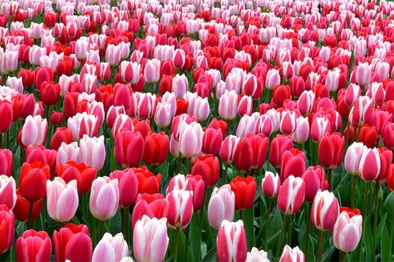
#> input picture dataset/a1.jpg, 394 x 262 px, shrunk from 600 x 400 before the run, found by its file name; its folder holds 4 pictures in this run
$ python test.py
#> lines starting #> are read from the running program, lines starting #| are printed output that depends on the picture
from turtle import color
from scipy.spatial import distance as dist
import matplotlib.pyplot as plt
import numpy as np
import cv2
import os
import math
index = {}
images = {}

path_dir = r"DATASET/"

images = []
hists = []
for image_name in os.listdir(path_dir):
    image_path = path_dir  + image_name
    image = cv2.imread(image_path)
#> image is the input picture: shape (262, 394, 3); mean B, G, R 104, 91.4, 175.2
    images.append(image)
    image = cv2.cvtColor(image, cv2.COLOR_BGR2RGB)
    hist = cv2.calcHist([image], [0, 1, 2], None, [8, 8, 8], [0, 256, 0, 256, 0, 256])
    hists.append(hist)

# [12 lines of commented-out code are left out]


OPENCV_METHODS = (
	("Correlation", cv2.HISTCMP_CORREL),
	("Chi-Squared", cv2.HISTCMP_CHISQR),
	("Intersection", cv2.HISTCMP_INTERSECT),
	("Hellinger", cv2.HISTCMP_BHATTACHARYYA))
#> OPENCV_METHODS = (('Correlation', 0), ('Chi-Squared', 1), ('Intersection', 2), ('Hellinger', 3))
# loop over the comparison methods
for (methodName, method) in OPENCV_METHODS:
	# initialize the results dictionary and the sort
	# direction
	results = {}
	reverse = False
	# if we are using the correlation or intersection
	# method, then sort the results in reverse order
	if methodName in ("Correlation", "Intersection"):
		reverse = True

	for i in range (0, len(hists)-1):
		# compute the distance between the two histograms
		# using the method and update the results dictionary
		d = round(cv2.compareHist(hists[0], hists[i], method),2)
		results.update({i:d})
#> this loop made 4 passes
#> (methodName, reverse) on passes 1 to 4: ('Correlation', True), ('Chi-Squared', False), ('Intersection', True), ('Hellinger', False)
	# sort the results
print(results)

# show image
fig = plt.figure(figsize=(8,8))
rows = 5
columns = round(len(images)/5)
i = 1
for image in images:
    fig.add_subplot(rows, columns, i)
    plt.imshow(image)
    plt.axis('off')
    plt.title(i)
    i = i+1
plt.show()
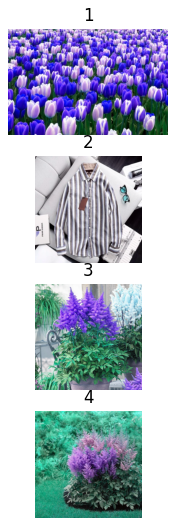
#> figure drawn by matplotlib, 4 panels; B, G, R data is drawn as R, G, B
